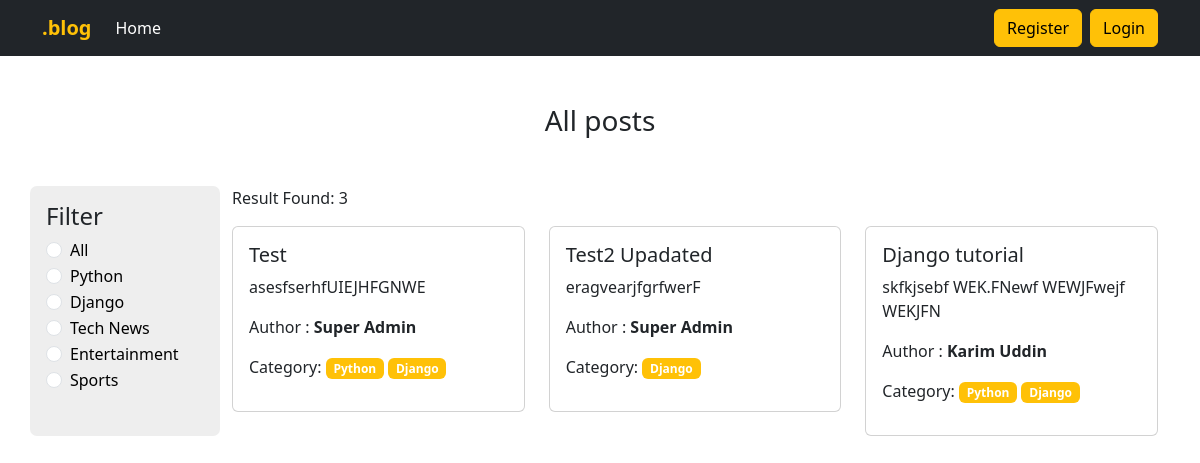
Screenshot of /category/django/ with the database file from the repository.
### categories/models.py (models this page shows, shortened)
class Category(models.Model):
    name = models.CharField(max_length=100)
    slug = models.SlugField(max_length=100, unique=True, null = True, blank = True)

### posts/models.py (models this page shows, shortened)
class Post(models.Model):
    title = models.CharField(max_length=250)
    content = models.TextField()
    category = models.ManyToManyField(Category)
    author = models.ForeignKey(User, on_delete=models.CASCADE)

### simple_blog/views.py (the view)
# urls.py: 2. Add a URL to urlpatterns:  path('', views.home, name='home')
def home(request, category_slug=None):
    data = Post.objects.all()
    if category_slug:
        category_obj = Category.objects.get(slug=category_slug)
        data = Post.objects.filter(category=category_obj)
    categories = Category.objects.all()
    return render(request, 'home.html', {'data': data, 'categories': categories })

### templates/home.html
{% extends "base.html" %}
{% block content %}
    <h3 class="text-center mb-5">All posts</h3>
    <div class="row">
        <div class="col-sm-2 mb-4 p-3" style="background: #eee; border-radius: 7px;">
            <h4>Filter</h4>
            <div class="form-check">
                <input class="form-check-input" type="radio" name="category" id="all">
                <label class="form-check-label" for="all">
                    <a class="link" href="{% url 'homepage' %}">All</a>
                </label>
            </div>
            {% for category in categories %}
                <div class="form-check">
                    <input class="form-check-input" type="radio" name="category" id="{{ category.id }} checked">
                    <label class="form-check-label" for="{{ category.id }}">
                        <a class="link" href="{% url 'category_filter' category.slug %}">{{ category.name }}</a>
                    </label>
                </div>
            {% endfor %}
        </div>
        <div class="col-sm-10">
            <p>Result Found: {{ data | length }}</p>
            <div class="row">
                {% for post in data %}
                    <div class="col-sm-4 mb-4">
                        <div class="card">
                            <div class="card-body">
                                <h5 class="card-title">{{ post.title }}</h5>
                                <p class="card-text">{{ post.content }}</p>
                                <p>Author : <strong>{{ post.author.first_name }} {{ post.author.last_name }}</strong>
                                </p>
                                <p>Category:
                                    {% for cat in post.category.all %}
                                        <span class="badge bg-warning">{{ cat.name }}</span>
                                    {% endfor %}
                                </p>
                            </div>
                        </div>
                    </div>
                {% endfor %}
            </div>
        </div>
    </div>
{% endblock content %}

### templates/base.html (style rules this page uses)
a { text-decoration: none; color: #000; }

### rows the page displays
Category: name "Python"
Category: name "Django"
Category: name "Tech News"
Category: name "Entertainment"
Category: name "Sports"
Post: title "Test", content "asesfserhfUIEJHFGNWE", author.first_name "Super", author.last_name "Admin"
Post: title "Test2 Upadated", content "eragvearjfgrfwerF", author.first_name "Super", author.last_name "Admin"
Post: title "Django tutorial", content "skfkjsebf WEK.FNewf WEWJFwejf WEKJFN", author.first_name "Karim", author.last_name "Uddin"

### other values shown
{{ data | length }} "3"
